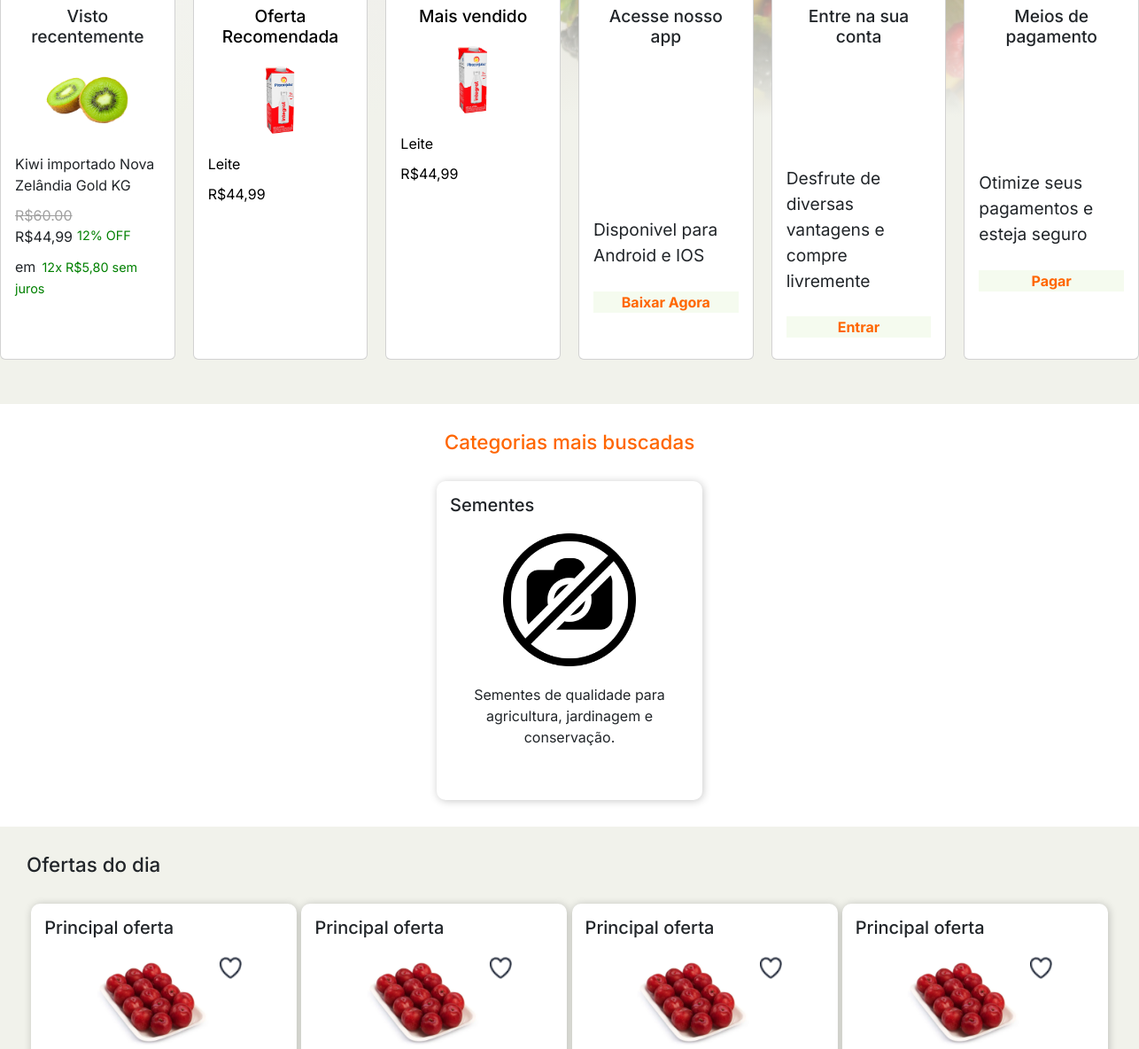
Before: / (middle part) with the older database file.
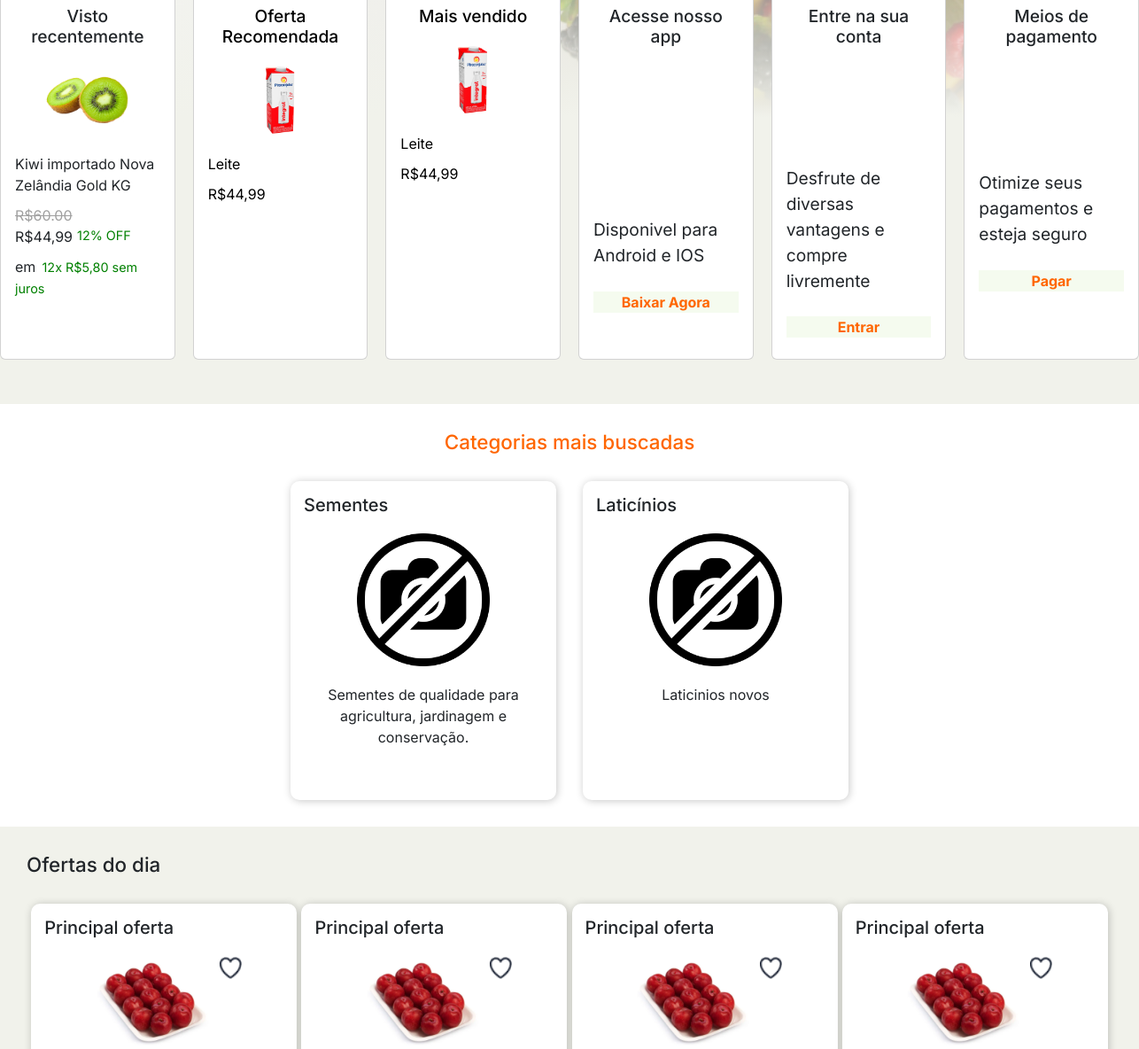
After: the same page with the newer database file.
### tables this page shows
CREATE TABLE `produto` (
  `idProduto` int(11) NOT NULL,
  `nome_prod` varchar(100) NOT NULL,
  `qnt_prod_estoque` int(11) NOT NULL,
  `data_criacao_prod` date NOT NULL,
  `preco_prod` decimal(5,2) NOT NULL,
  `fotos_prod` varchar(100) NOT NULL DEFAULT 'sem_foto.png',
  `qnt_vendas` int(11) NOT NULL,
  `promocao` int(11) DEFAULT NULL,
  `parcela` int(11) DEFAULT NULL,
  `idCarrinho` int(11) NOT NULL,
  `idFavoritos` int(11) NOT NULL,
  `idCategoria` int(11) NOT NULL
);

CREATE TABLE `categoria` (
  `idCategoria` int(11) NOT NULL,
  `nome_cat` varchar(45) NOT NULL,
  `img_cat` varchar(300) DEFAULT 'sem_foto.png',
  `desc_cat` varchar(100) DEFAULT NULL,
  `qnt_vis` int(11) DEFAULT NULL
);

### PAGES/home.php (the view, shortened to what the changed rows need)
<link rel="stylesheet" href="ASSETS/PAGINAS-CSS/home.css">
<?php require_once 'BASE/config.php'; ?>
<main>
    <div class="cards-encl">
        <div class="card" style="width: 18rem;">
            <?php
            try {
                $selectQ = "SELECT * FROM produto ORDER BY RAND() LIMIT 1";
                $selectP = $cx->prepare($selectQ);
                $selectP->setFetchMode(PDO::FETCH_ASSOC);
                $selectP->execute();
                while ($dados = $selectP->fetch()) {
                    echo "<a href='?page=produto&idProd=" . $dados['idProduto'] . "' class='card-encl-texto-redirect'>";
                    echo "<div class='card-body'>";
                    echo "<h5 class='card-title'>Oferta Recomendada</h5>";
                    echo "<div class='img-coracao'>";
                    echo "<img src='IMAGES-BD/PRODUTOS/{$dados['fotos_prod']}' alt=''>";
                    echo "</div>";
                    echo "<p class='card-text'>{$dados['nome_prod']}</p>";
                    echo "<div class='precos'>";
                    if (!is_null($dados['promocao'])) {
                        echo "<p class='precoAntigo'>R$ {$dados['preco_prod']}</p>";
                        echo "<div class='preco-Promocao'>";
                        $precoAntigo = $dados['preco_prod'];
                        $promocao = $dados['promocao'];
                        $formula = ($promocao / 100) * $precoAntigo;
                        $formulaFormatada = number_format($formula, 2);
                        echo "<p class='precoNovo'>R$ {$formulaFormatada}</p>";
                        echo "<p class='promocao'>{$dados['promocao']}% OFF</p>";
                        echo "</div>";
                        if (!is_null($dados['parcela'])) {
                            $parcela = $dados['parcela'];
                            $formula2 = $formulaFormatada / $parcela;
                            $formulaFormatada2 = number_format($formula2, 2);
                            echo "<p>em <mark>{$dados['parcela']}x de R$ {$formulaFormatada2} sem juros.</mark></p>";
                        }
                    } else {
                        echo "<div class='preco-Promocao'>";
                        echo "<p class='precoNovo'>R$44,99</p>";
                        echo "</div>";
                    }
                    echo "</div>";
                    echo "</div>";
                    echo "</a>";
                }
            } catch (PDOException $e) {
                $erro = $e->getMessage();
                echo $erro . "oi";
            }
            ?>
        </div>
        <div class="card" style="width: 18rem;">
            <?php
            $selectQ = "SELECT * FROM produto ORDER BY qnt_vendas DESC LIMIT 1";
            $selectP = $cx->prepare($selectQ);
            $selectP->setFetchMode(PDO::FETCH_ASSOC);
            $selectP->execute();
            while ($dados = $selectP->fetch()) {
                echo "<a href='?page=produto&idProd=" . $dados['idProduto'] . "' class='card-encl-texto-redirect'>";
                echo "<div class='card-body'>";
                echo "<h5 class='card-title'>Mais vendido</h5>";
                echo "<div class='img-coracao'>";
                echo "<img src='IMAGES-BD/PRODUTOS/{$dados['fotos_prod']}' alt=''>";
                echo "</div>";
                echo "<p class='card-text'>{$dados['nome_prod']}</p>";
                echo "<div class='precos'>";
                if (!is_null($dados['promocao'])) {
                    echo "<p class='precoAntigo'>R$ {$dados['preco_prod']}</p>";
                    echo "<div class='preco-Promocao'>";
                    $precoAntigo = $dados['preco_prod'];
                    $promocao = $dados['promocao'];
                    $formula = ($promocao / 100) * $precoAntigo;
                    $formulaFormatada = number_format($formula, 2);
                    echo "<p class='precoNovo'>R$ {$formulaFormatada}</p>";
                    echo "<p class='promocao'>{$dados['promocao']}% OFF</p>";
                    echo "</div>";
                    if (!is_null($dados['parcela'])) {
                        $parcela = $dados['parcela'];
                        $formula2 = $formulaFormatada / $parcela;
                        $formulaFormatada2 = number_format($formula2, 2);
                        echo "<p>em <mark>{$dados['parcela']}x de R$ {$formulaFormatada2} sem juros.</mark></p>";
                    }
                } else {
                    echo "<div class='preco-Promocao'>";
                    echo "<p class='precoNovo'>R$44,99</p>";
                    echo "</div>";
                }
                echo "</div>";
                echo "</div>";
                echo "</a>";
            }
            ?>
        </div>
    </div>
</main>
<section class="categorias">
    <h1 class="tituloSection categoria_h1">Categorias mais buscadas</h1>
    <div class="cards-encl-categoria">
        <?php
        $selectQ = "SELECT * FROM categoria ORDER BY qnt_vis DESC LIMIT 4 ";
        $selectP = $cx->prepare($selectQ);
        $selectP->setFetchMode(PDO::FETCH_ASSOC);
        $selectP->execute();
        while ($dados = $selectP->fetch()) {
            echo "<div class='card-categorias' style='width: 18rem;'>";
            echo "<div class='card-body'>";
            echo "<h5 class='card-title'>{$dados['nome_cat']}</h5>";
            echo "<div class='img-coracao'>";
            echo "<img src='IMAGES-BD/PRODUTOS/{$dados['img_cat']}' class='img-comida' alt=''>";
            echo "</div>";
            echo "<p class='card-text'>{$dados['desc_cat']}</p>";
            echo "</div>";
            echo "</div>";
        }
        ?>
    </div>
</section>
<section class="ofertas">
    <h1 class="tituloSection">Ofertas do dia</h1>
</section>

Changed rows visible on the page:
added categoria: nome_cat "Laticínios", img_cat (picture), desc_cat "Laticinios novos"
